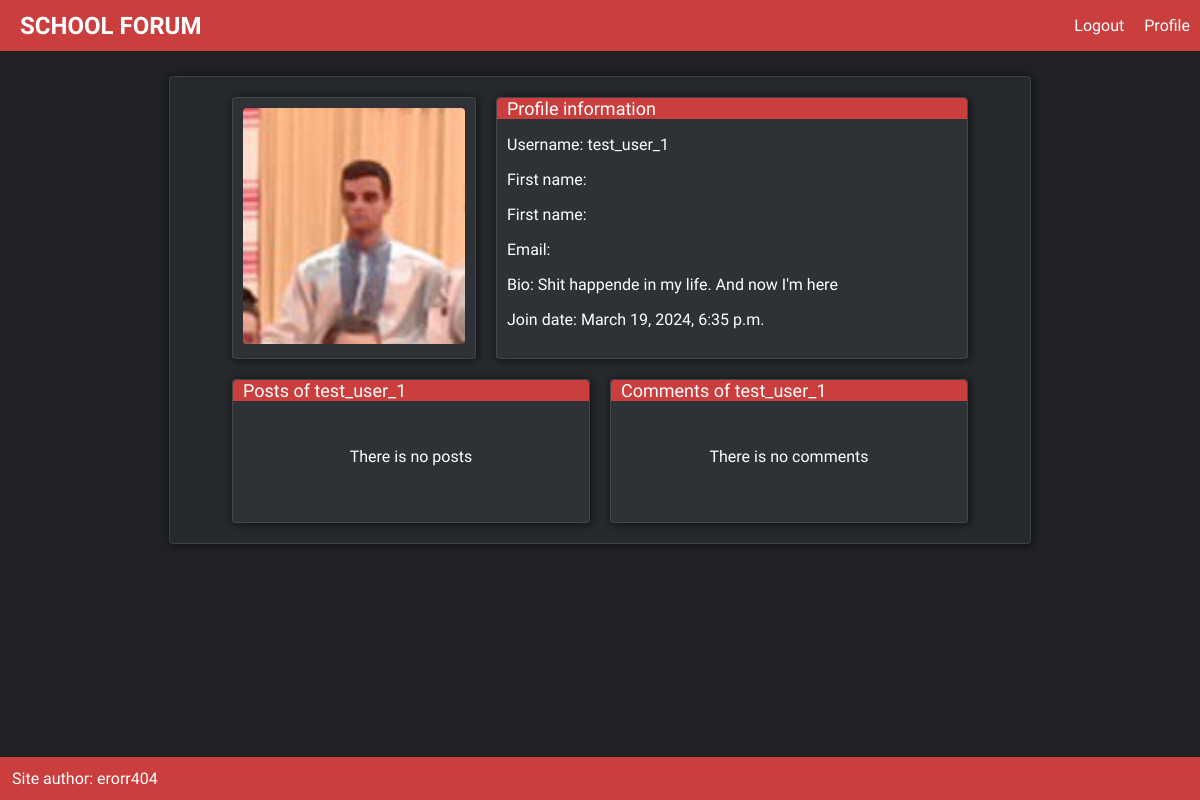
The app's page /accounts/ (signed in), older data.
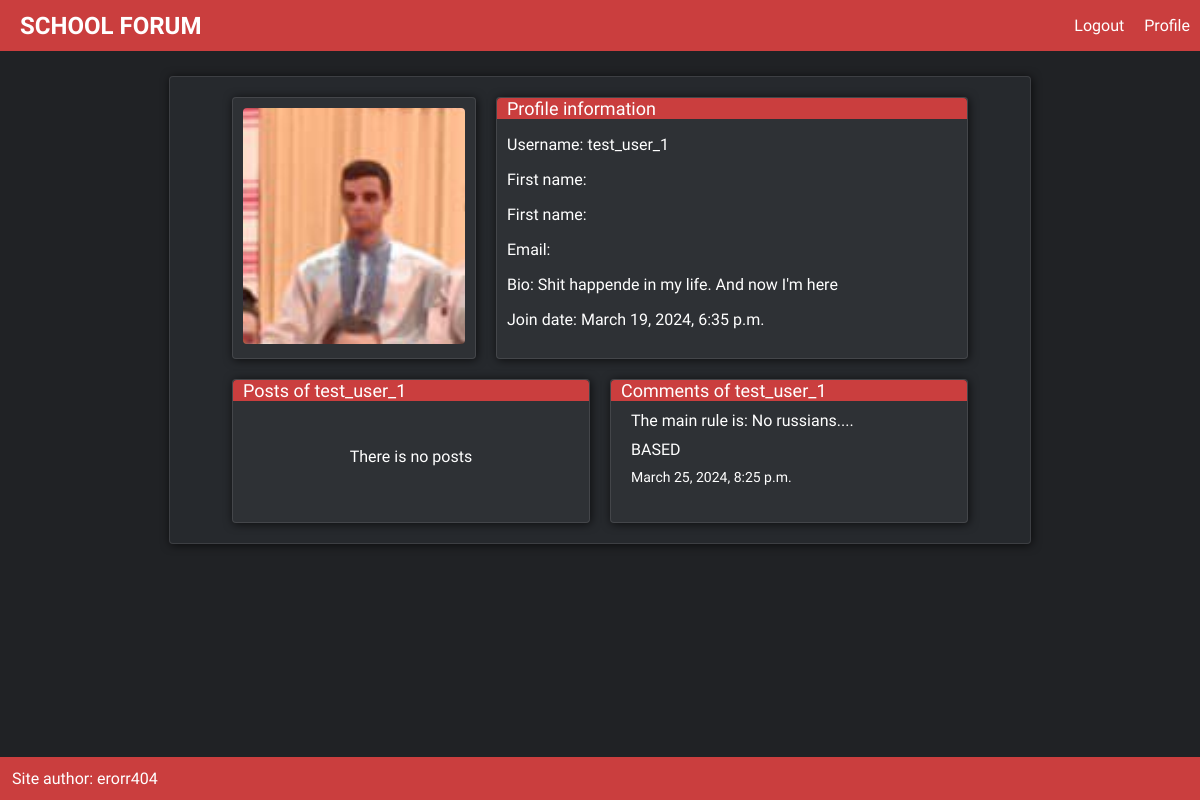
The same page, newer data.
### posts/models.py (models this page shows, shortened)
class Comment(models.Model):
    user = models.ForeignKey(User, models.CASCADE, default=None)
    post = models.ForeignKey(Post, models.CASCADE, default=None)
    date = models.DateTimeField(auto_now_add=True)
    text = models.TextField()

class Post(models.Model):
    title = models.CharField(max_length=50)
    slug = models.SlugField()
    body = models.TextField()
    date = models.DateTimeField(auto_now_add=True)
    category = models.ForeignKey(Category, models.CASCADE, default=None)
    author = models.ForeignKey(User, models.CASCADE, default=None)
    def snippet(self):
        return self.body[:50] + '...'

### accounts/views.py (the view)
# urls.py: path('', views.profile_view, name='profile'),
def profile_view(request, username=''):
    if username == '':
        user = request.user
    else:
        user = User.objects.filter(username=username).first()
    posts_number = len(Post.objects.filter(author=user))
    if posts_number == 0:
        no_posts = True
    else:
        no_posts = False
    comments_number = len(Comment.objects.filter(user=user))
    if comments_number == 0:
        no_comments = True
    else:
        no_comments = False
    profile = Profile.objects.filter(user=user).first()
    user_stats = {
        'posts_number': posts_number,
        'last_posts': Post.objects.filter(author=user).order_by('date')[:5:-1],
        'no_posts': no_posts,
        'comments_number': comments_number,
        'last_comments': Comment.objects.filter(user=user).order_by('date')[:5:-1],
        'no_comments': no_comments,
        'likes_number': len(PostLike.objects.filter(user=user)) + len(CommentLike.objects.filter(user=user)),
        'dislikes_number': len(PostDisLike.objects.filter(user=user)) + len(CommentDisLike.objects.filter(user=user))}
    return render(request, 'profile.html', {'user':user, 'user_stats':user_stats, 'profile':profile})

### accounts/templates/profile.html (shortened to what this page needs)
{% extends 'base_layout.html' %}
{% block content %}
    <div class="main-content shadow light-border" style="width: 70vw;">
        <div class="profile-row-1">
            <div class="profile-user-image shadow light-border">
                <img class="profile-picture" src="{{ profile.image.url }}" alt="user picture">
            </div>
            <div class="profile-main-description shadow light-border">
                <div class="title">Profile information</div>
                <p class="username">Username: {{ user.username }}</p>
                <p>First name: {{ user.first_name }}</p>
                <p>First name: {{ user.last_name }}</p>
                <p class="email">Email: {{ user.email }}</p>
                <p class="bio">Bio: {{ profile.biography }}</p>
                <p class="join-date">Join date: {{ user.date_joined }}</p>
            </div>
        </div>
        <div class="profile-row-2">
            <div class="users-post-list shadow light-border">
                <div class="title">Posts of {{ user.username }}</div>
                    {% if user_stats.no_posts == False %}
                        {% for post in user_stats.last_posts %}
                            <div class="user-post">
                                <p class="profile-post-title"><a href="{% url 'posts:show' category=post.category.slug post=post.slug %}">{{ post.title }}</a></p>
                                <p class="profile-post-snippet">{{ post.snippet }}</p>
                                <p class="profile-post-date">{{ post.date }}</p>
                            </div>
                        {% endfor %}
                    {% else %}
                        <div class="no-comments">
                            <p class="no-comments-big">There is no posts</p>
                        </div>
                    {% endif %}
                </div>
            <div class="last-comments shadow light-border">
                <div class="title">Comments of {{ user.username }}</div>
                {% if user_stats.no_comments == False %}
                    {% for comment in user_stats.last_comments %}
                        <div class="last-comment">
                            <p class="last-comment-post-snippet">{{ comment.post.snippet }}</p>
                            <p class="last-comment-text">{{ comment.text }}</p>
                            <p class="last-comment-date">{{ comment.date }}</p>
                        </div>
                    {% endfor %}
                {% else %}
                    <div class="no-comments">
                        <p class="no-comments-big">There is no comments</p>
                    </div>
                {% endif %}
            </div>
        </div>
    </div>
{% endblock content %}

Row changes from the older to the newer data that the page shows:
added Comment: post.snippet "The main rule is: No russians....", text "BASED", date "March 25, 2024, 8:25 p.m."
Text that changed along with them:
text no longer shown: "There is no comments"
